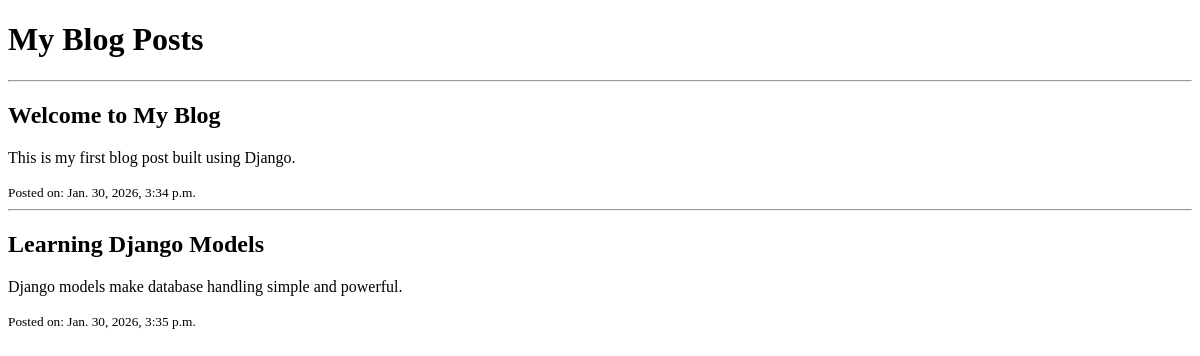
Before: / with the older database file.
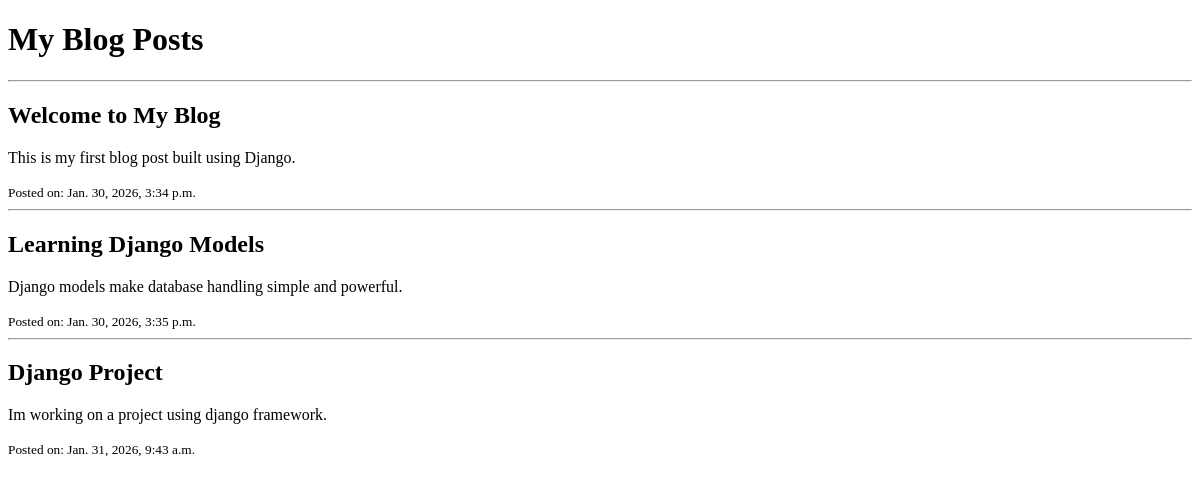
After: the same page with the newer database file.
### blog/models.py (models this page shows, shortened)
class Post(models.Model):
    title = models.CharField(max_length=200)
    content = models.TextField()
    created_at = models.DateTimeField(auto_now_add=True)

### blog/views.py (the view)
# urls.py: path('', PostListView.as_view(), name='post_list'),
class PostListView(ListView):
    model = Post
    template_name = 'blog/post_list.html'
    context_object_name = 'posts'

### blog/templates/blog/post_list.html (shortened to what this page needs)
<!DOCTYPE html>
<html>
<head>
</head>
<body>
<h1>My Blog Posts</h1>
{% for post in posts %}
    <hr>
    <h2>{{ post.title }}</h2>
    <p>{{ post.content }}</p>
    <small>Posted on: {{ post.created_at }}</small>
{% empty %}
    <p>No posts available.</p>
{% endfor %}
</body>
</html>

Changed rows visible on the page:
added Post: title "Django Project", content "Im working on a project using django framework.", created_at "Jan. 31, 2026, 9:43 a.m."
